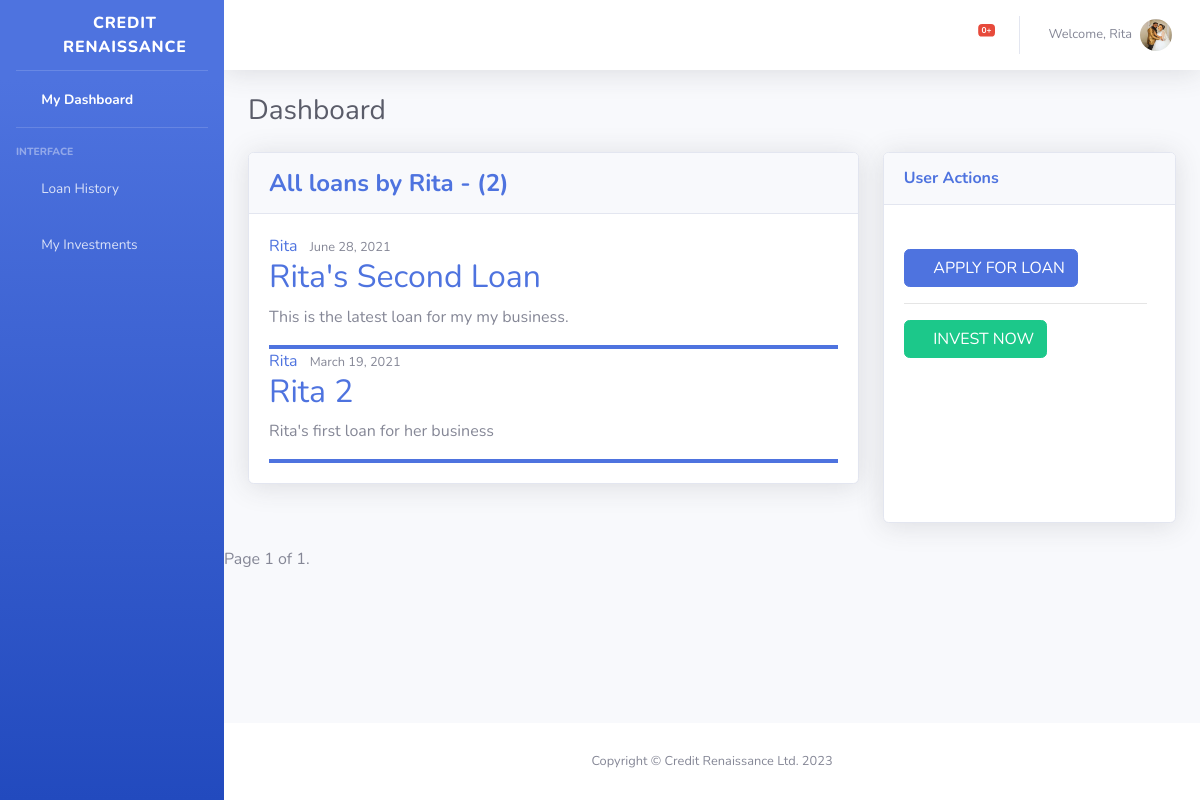
The page /user/ (signed in) on the database its author committed.
### users/models.py (models this page shows, shortened)
class Profile(models.Model):
	gender = (
			('Select Gender', 'Select Gender'),
			('Male','Male'),
			('Female','Female'),
		)
	user = models.OneToOneField(User, on_delete=models.CASCADE)
	image = models.ImageField(default='default.jpeg', upload_to='profile_pics')
	gender = models.CharField(max_length=30, choices=gender, default='Select Gender')
	bvn = models.CharField(max_length=30,  default=000)
	bank = models.CharField(max_length=30, default='State Your Bank')
	phone_no = models.CharField(max_length=30, default=0)
	address = models.TextField(max_length=150, default='my address')
	account_no = models.CharField(max_length=30,  default=000)
	guarantor = models.CharField(max_length=30, default='guarantor name')
	guarantor_phone_no = models.CharField(max_length=30, default=0)

### loan/models.py (models this page shows, shortened)
class Loan(models.Model):
	LOAN_STATUS = (
		('Complete', 'Complete'),
		('Incomplete', 'Incomplete'),
		)
	LOAN_REQUEST = (
			('Unapproved','Unapproved'),
			('Pending','Pending'),
			('Approved','Approved')
		)
	title = models.CharField(max_length=30, null='blank')
	slug = models.SlugField(max_length=200, default='title')
	start_date = models.DateTimeField(auto_now_add=True)
	end_date = models.DateTimeField(auto_now=True)
	principal = models.IntegerField(null='blank', default=100000)
	balance = models.FloatField(null='blank', default=100000)
	interest_rate = models.FloatField(default=0.1)
	tot_principal = models.CharField(max_length=30, null='blank')
	tot_interest = models.FloatField(max_length=30, null='blank', default=0.0)
	loan_duration = models.IntegerField( default=6)
	payment_status = models.CharField(max_length=30, choices=LOAN_STATUS, default='Incomplete')
	loan_request = models.CharField(max_length=30, choices=LOAN_REQUEST, default='Pending')
	group = models.ForeignKey(Group, null='blank', blank=True, on_delete=models.CASCADE, default=2,
							 related_name='batches')
	owner = models.ForeignKey(User, null='blank', on_delete=models.CASCADE,related_name='borrowers')
	description = models.TextField()
	frequency = models.IntegerField(null='blank', default=6)
	def __str__(self):
			return '{},{},{},{}, {}, {}'.format(self.owner, self.group, self.loan_request, self.payment_status,
						self.description, self.tot_interest)
	class Meta:
		ordering = ('-start_date',)
		index_together = (('id', 'slug'),)

### loan/decorators.py (the view)
		def wrapper_func(request, *args, **kwargs):
			group = None
			if request.user.groups.exists():
				group = request.user.groups.all()[0].name
			else:
				user.groups = 'customers'
			if group in allowed_roles:
				return view_func(request, *args, **kwargs)
			else:
				return HttpResponse ('You are not authorised to view this page!')

### loan/models.py (called while the page is built)
	def __str__(self):
			return self.title

### loan/templates/loan/user_dashboard.html (shortened to what this page needs)
{% extends 'loan/user_base.html' %}
{% block content %}
        <div id="content-wrapper" class="d-flex flex-column">
            <div id="content">
                 <nav class="navbar navbar-expand navbar-light bg-white topbar mb-4 static-top shadow">
    <ul class="navbar-nav ml-auto">
        <li class="nav-item dropdown no-arrow mx-1">
            <a class="nav-link dropdown-toggle" href="#" id="alertsDropdown" role="button"
                data-toggle="dropdown" aria-haspopup="true" aria-expanded="false">
                <i class="fas fa-bell fa-fw"></i>
                <span class="badge badge-danger badge-counter">{{ pending_loans }}+</span>
            </a>
        </li>
        <li class="nav-item dropdown no-arrow">
            <a class="nav-link dropdown-toggle" href="#" id="userDropdown" role="button"
                data-toggle="dropdown" aria-haspopup="true" aria-expanded="false">
                <span class="mr-2 d-none d-lg-inline text-gray-600 small">Welcome, {{ user }}</span>
                    <img class="img-profile rounded-circle" src="{{ user.profile.image.url }}" alt="profile pic">
            </a>
        </li>
    </ul>
</nav>
                <div class="container-fluid">
                    <div class="d-sm-flex align-items-center justify-content-between mb-4">
                        <h1 class="h3 mb-0 text-gray-800">Dashboard</h1>
                    </div>
                    <div class="row">
                        <div class="col-xl-8 col-lg-7">
                            <div class="card shadow mb-4">
                                <div
                                    class="card-header py-3 d-flex flex-row align-items-center justify-content-between">
                                    <h4 class="m-0 font-weight-bold text-primary">All loans by {{ current_user }} - ({{ my_total_loans }})</h4>
                                </div>
                                <div class="card-body">
                                    {% for loan in my_loans %}
                                         <article class="media content-section border-bottom-primary">
                                            <div class="media-body">
                                                <div class="article-metadata">
                                                    <a class="mr-2" href="">{{ loan.owner }}</a>
                                                    <small class="text-muted">{{ loan.start_date|date:'F d, Y' }}</small>
                                                </div>
                                                <h2><a class="article-title" href="{% url 'loan-detail' loan.id %}">{{ loan.title }}</a></h2>
                                                <p class="article-content">{{ loan.description }}</p>
                                            </div>
                                        </article>
                                    {% endfor %}
                                </div>
                            </div>
                        </div>
                        <div class="col-xl-4 col-lg-5">
                            <div class="card shadow mb-4">
                                <div
                                    class="card-header py-3 d-flex flex-row align-items-center justify-content-between">
                                    <h6 class="m-0 font-weight-bold text-primary">User Actions</h6>
                                    <div class="dropdown no-arrow">
                                        <a class="dropdown-toggle" href="#" role="button" id="dropdownMenuLink"
                                            data-toggle="dropdown" aria-haspopup="true" aria-expanded="false">
                                            <i class="fas fa-ellipsis-v fa-sm fa-fw text-gray-400"></i>
                                        </a>
                                    </div>
                                </div>
                                <div class="card-body">
                                    <div class="chart-pie pt-4 pb-2">
                                        <h6 class="mr-2">
                                        <p>
                                            <a href="{% url 'loan-create' %}" class="btn btn-primary">
                                                <span class="icon text-white-50">
                                                    <i class="fas fa-flag"></i>
                                                </span>
                                                <span class="text">APPLY FOR LOAN</span>
                                            </a>
                                        </p>
                                        <hr>
                                        <p>
                                            <a href="#" class="btn btn-success">
                                                <span class="icon text-white-50">
                                                    <i class="fas fa-flag"></i>
                                                </span>
                                                <span class="text">INVEST NOW</span>
                                            </a>
                                        </p>
                                        </h6>
                                    </div>
                                </div>
                            </div>
                        </div>
                    </div>
                </div>
                {% include "loan/pagination.html" with page=my_loans %}
            </div>
            {% include 'loan/footer.html' %}
        </div>
    </div>
{% endblock content %}

### rows shown on the page
Loan: owner "Rita", start_date "June 28, 2021", title "Rita's Second Loan", description "This is the latest loan for my my business."
Loan: owner "Rita", start_date "March 19, 2021", title "Rita 2", description "Rita's first loan for her business"

### other values the page prints
{{ pending_loans }} "0"
{{ user }} "Rita"
{{ current_user }} "Rita"
{{ my_total_loans }} "2"
{{ page.number }} "1"
{{ page.paginator.num_pages }} "1"
